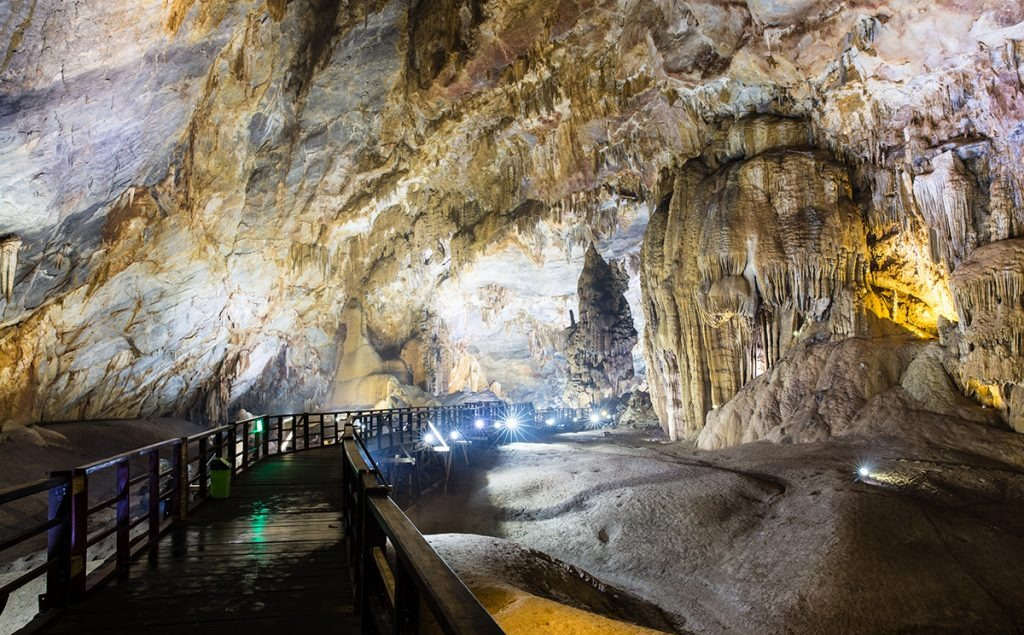
#> input picture backend/n3_database/raw_imgs/dong-thien-duong-1.jpg, 1024 x 635 px
$ python -i image_resizer.py   (imports and definitions only)
#> lines starting #> are read from the running program, lines starting #| are printed output that depends on the picture
"""
backend/n3_database/utils/image_resizer.py

Standalone utility to resize and crop images.
Outputs optimized images to a new 'images_optimized' directory.
"""
import os
import sys
PROJECT_ROOT = os.path.abspath(os.path.join(os.path.dirname(__file__), "../../.."))
if PROJECT_ROOT not in sys.path:
    sys.path.insert(0, PROJECT_ROOT)

from config import setup_logging
from PIL import Image
# [1 line that did not run here, left out]

def resize_and_crop(input_path: str, output_path: str, target_size: tuple = (1280, 720)) -> bool:
    """
    Resizes and center-crops an image to the target resolution.
    Saves the result to output_path as an optimized JPEG.
    """
#> called with input_path = '../raw_imgs/dong-thien-duong-1.jpg', output_path = 'out.png', target_size = (1280, 720)
    try:
        with Image.open(input_path) as img:
            # Convert to RGB if necessary
#> img is the input picture: PIL image 1024x635 RGB; mean R, G, B 121, 110.6, 95.9
            if img.mode in ("RGBA", "P"):
                img = img.convert("RGB")

            # Calculate aspect ratios
            target_ratio = target_size[0] / target_size[1]
            img_ratio = img.width / img.height
#> img_ratio = 1.61

            if img_ratio > target_ratio:
                # Image is wider than target ratio: crop sides
                new_width = int(target_ratio * img.height)
                offset = (img.width - new_width) // 2
                img = img.crop((offset, 0, offset + new_width, img.height))
            elif img_ratio < target_ratio:
                # Image is taller than target ratio: crop top/bottom
                new_height = int(img.width / target_ratio)
#> new_height = 576
                offset = (img.height - new_height) // 2
#> offset = 29
                img = img.crop((0, offset, img.width, offset + new_height))
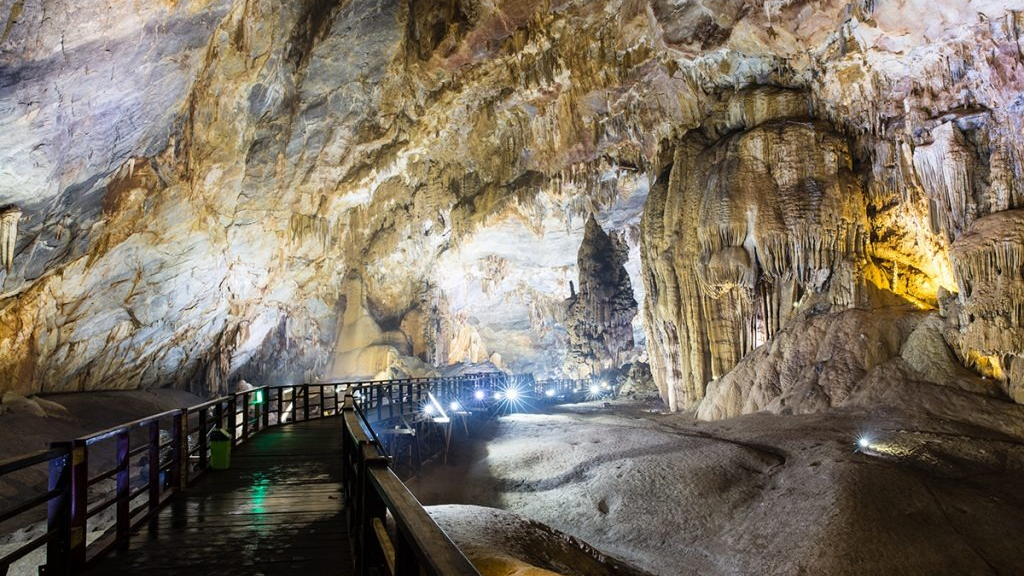
#> img: PIL image 1024x576 RGB; mean R, G, B 123.6, 113.5, 99.1

            # Scale down to target resolution (thumbnail avoids scaling up small images)
            img.thumbnail(target_size, Image.LANCZOS)

            # Save to new folder
            img.save(output_path, "JPEG", quality=85, optimize=True)
            return True
    except Exception as e:
        logger.error(f"Failed to process {input_path}: {e}")
        return False

def run_optimization(target_size: tuple = (1280, 720)):
    """Process all images from 'raw_imgs' and save to 'images'."""
    # Base directory is backend/n3_database/
    base_dir = os.path.dirname(os.path.dirname(os.path.abspath(__file__)))
    input_dir = os.path.join(base_dir, "raw_imgs")
    output_dir = os.path.join(base_dir, "images")

    if not os.path.exists(input_dir):
        logger.error(f"Input directory not found: {input_dir}")
        return

    if not os.path.exists(output_dir):
        os.makedirs(output_dir)
        logger.info(f"Created output directory: {output_dir}")

    files = [f for f in os.listdir(input_dir) if f.lower().endswith(('.jpg', '.jpeg', '.png'))]
    logger.info(f"Starting batch optimization of {len(files)} images...")

    success_count = 0
    for filename in files:
        in_path = os.path.join(input_dir, filename)
        # Force .jpg extension for output consistency
        out_name = os.path.splitext(filename)[0] + ".jpg"
        out_path = os.path.join(output_dir, out_name)

        if resize_and_crop(in_path, out_path, target_size):
            success_count += 1
            if success_count % 10 == 0:
                logger.info(f"Progress: {success_count}/{len(files)}")

    logger.info(f"Complete. Successfully optimized {success_count}/{len(files)} images.")
    logger.info(f"Results saved in: {output_dir}")

# [2 lines not run here, left out]

>>> result = resize_and_crop('../raw_imgs/dong-thien-duong-1.jpg', 'out.png')

$ run again, on backend/n3_database/raw_imgs/loc_002_1.jpg
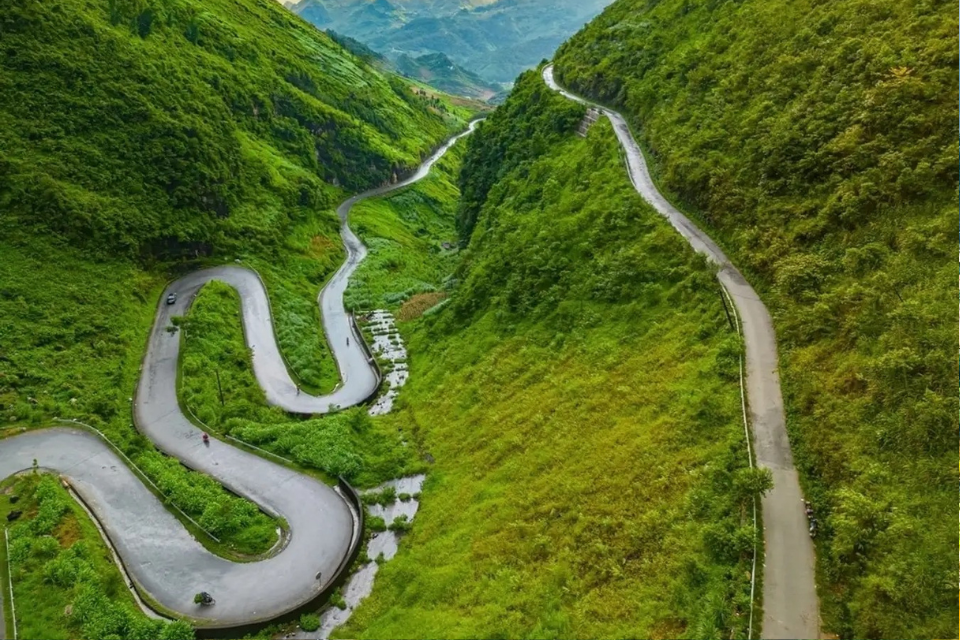
#> input picture backend/n3_database/raw_imgs/loc_002_1.jpg, 960 x 640 px
#> in resize_and_crop, img is the input picture: PIL image 960x640 RGBA; mean R, G, B, A 86, 105.5, 41.4, 255
#> in resize_and_crop, `img = img.crop((0, offset, img.width, offset + new_height))`:
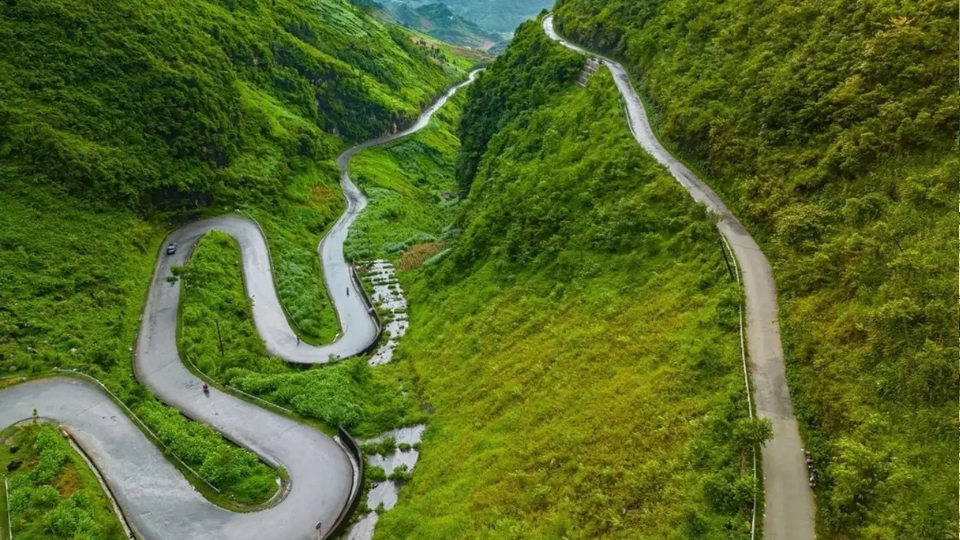
#> img: PIL image 960x540 RGB; mean R, G, B 85.6, 104.3, 39.7

$ run again, on backend/n3_database/raw_imgs/loc_002_2.jpg
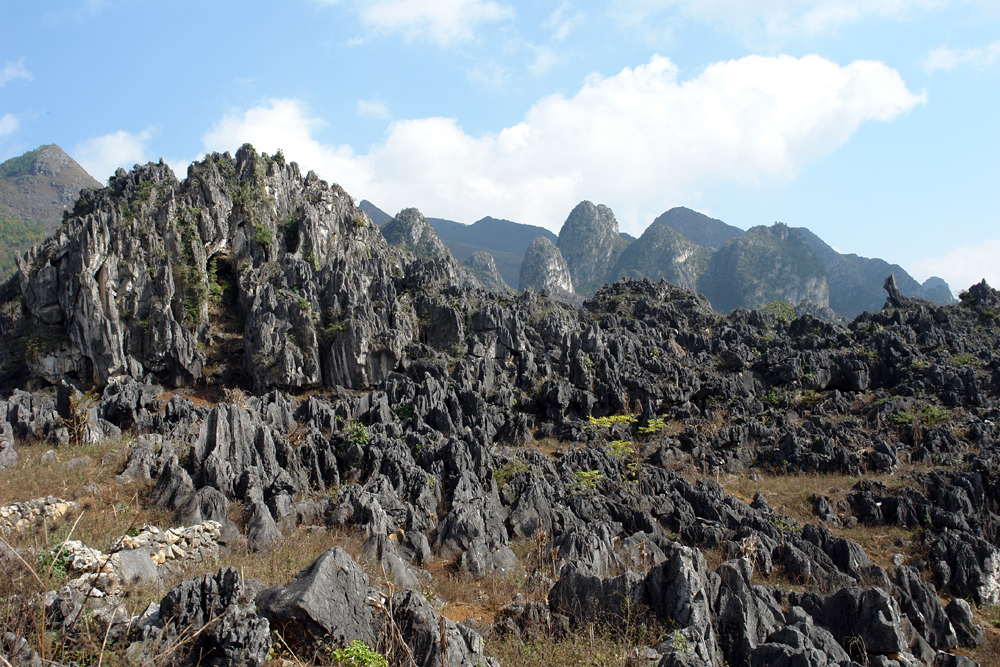
#> input picture backend/n3_database/raw_imgs/loc_002_2.jpg, 1000 x 667 px
#> in resize_and_crop, img is the input picture: PIL image 1000x667 RGB; mean R, G, B 120.5, 127.2, 131
#> in resize_and_crop, `img = img.crop((0, offset, img.width, offset + new_height))`:
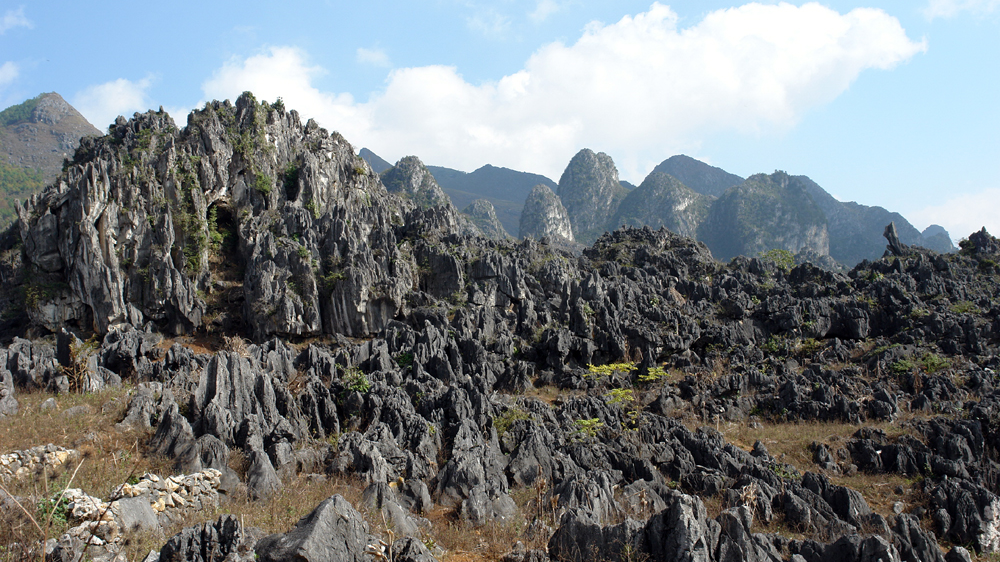
#> img: PIL image 1000x562 RGB; mean R, G, B 118.1, 123.5, 126.3

$ run again, on backend/n3_database/raw_imgs/loc_002_3.jpg
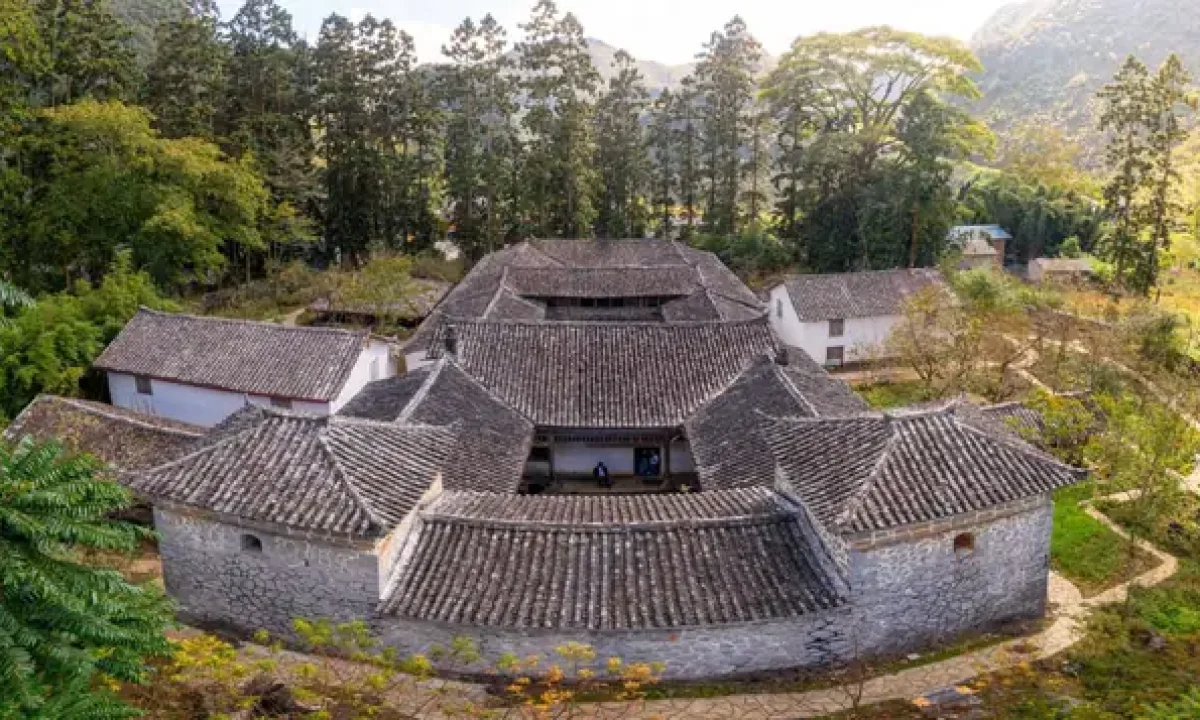
#> input picture backend/n3_database/raw_imgs/loc_002_3.jpg, 1200 x 720 px
#> in resize_and_crop, img is the input picture: PIL image 1200x720 RGB; mean R, G, B 116.8, 110.1, 92.1
#> in resize_and_crop, `img = img.crop((0, offset, img.width, offset + new_height))`:
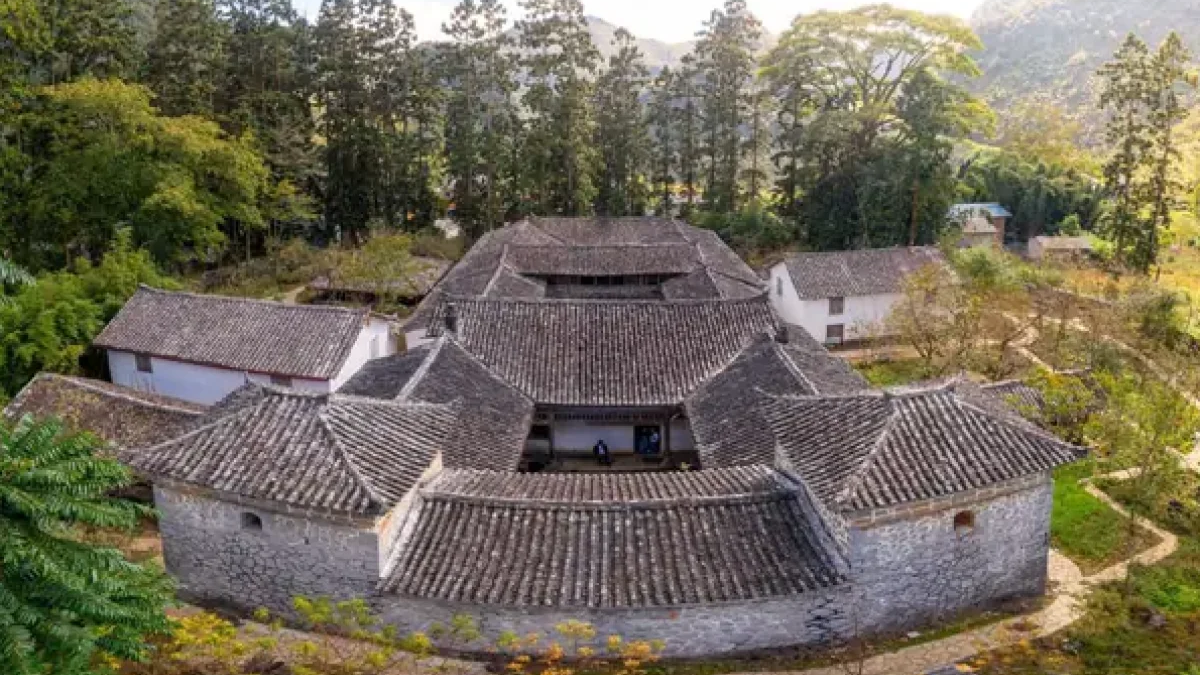
#> img: PIL image 1200x675 RGB; mean R, G, B 113.9, 107.3, 89.4
